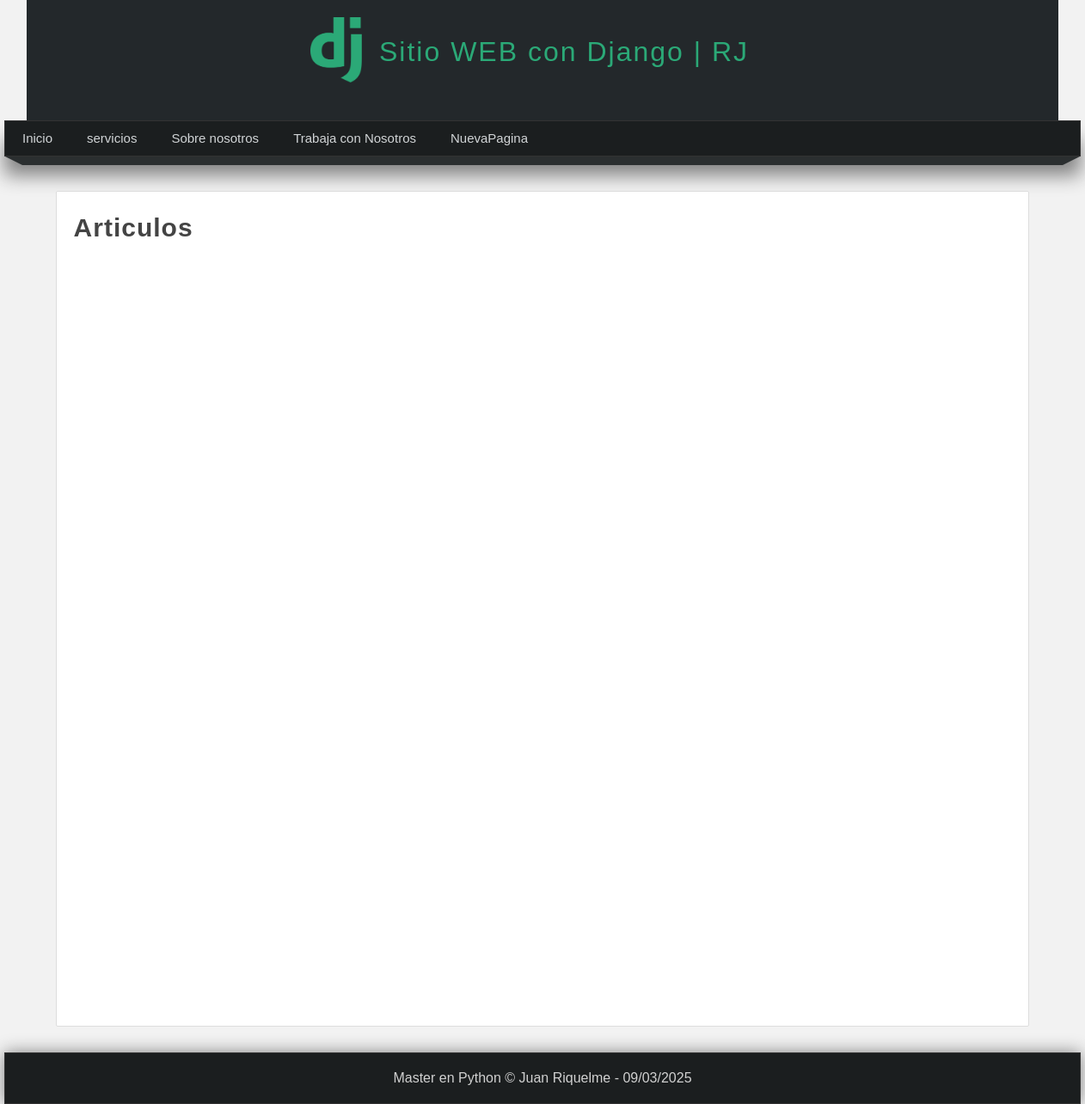
Before: /articulos/ with the older database file.
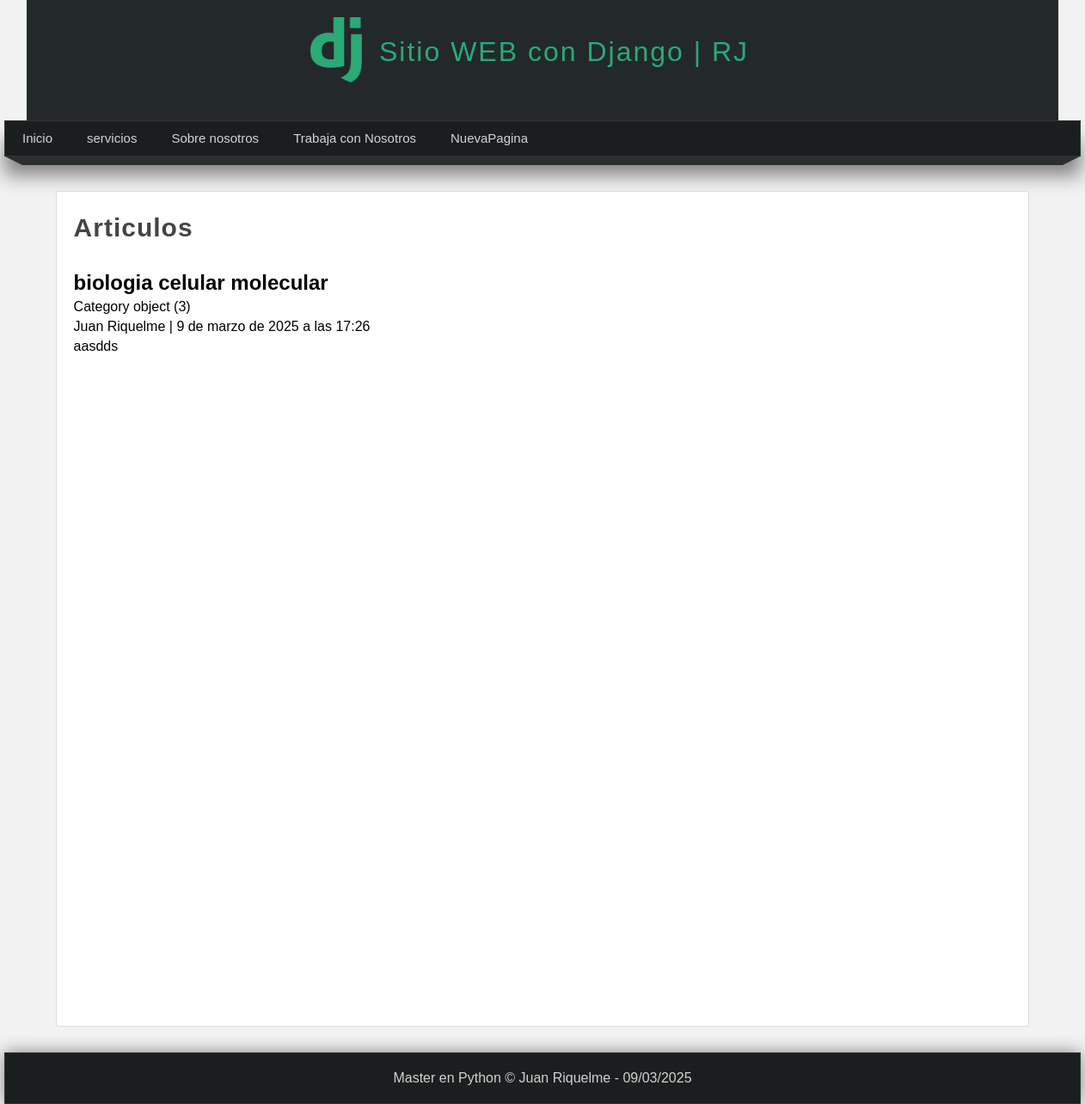
After: the same page with the newer database file.
### pages/models.py (models this page shows, shortened)
class Page(models.Model):
    title = models.CharField(max_length=50,verbose_name='Titulo')
    content = RichTextField(verbose_name="Contenido")
    slug = models.CharField(unique=True,max_length=50,verbose_name='URL')
    order = models.IntegerField(default=0,verbose_name="Orden")
    visible = models.BooleanField(verbose_name="¿Visible?")
    created_at = models.DateTimeField(auto_now_add=True,verbose_name="Creado el")
    updated_at = models.DateTimeField(auto_now_add=True,verbose_name="Actualizado el")
    class Meta:
        verbose_name= 'Pagina'
        verbose_name_plural = 'Paginas'

### blog/models.py (models this page shows, shortened)
class Article(models.Model):
    tittle = models.CharField(max_length=150,verbose_name='Titulo')
    content = RichTextField(verbose_name='Contenido')
    image = models.ImageField(default='null',verbose_name='Imagen',upload_to='articles')
    public = models.BooleanField(verbose_name='Publicado?')
    user = models.ForeignKey(User,verbose_name='Usuario',on_delete=models.CASCADE,editable=False)
    categories = models.ManyToManyField(Category,verbose_name='categorias',blank=True)
    created_at = models.DateTimeField(auto_now_add=True,verbose_name='Creado el')
    update_at = models.DateTimeField(auto_now=True,verbose_name='Editado el')
    class Meta:
        verbose_name= 'Articulo'
        verbose_name_plural = 'Articulos'
        ordering = ["-created_at"]

class Category(models.Model):
    name=models.CharField(max_length=100,verbose_name='Nombre')
    description= models.CharField(max_length=255,verbose_name='Descripcion')
    created_at = models.DateTimeField(auto_now=True,verbose_name='Creado el')
    class Meta:
        verbose_name= 'Categoria'
        verbose_name_plural = 'Categorias'

### blog/views.py (the view)
# urls.py: path('articulos/',views.list,name='list_articles'),
def list (request):
    articles = Article.objects.all()
    return render(request,'articles/list.html',{
        'tittle':'Articulos',
        'articles': articles
    })

### pages/context_procesor.py (called while the page is built)
def get_pages(request):
    pages= Page.objects.filter(visible=True).order_by('order').values_list('id','title','slug')
    return {
        'pages': pages
        }

### blog/templates/articles/list.html (shortened to what this page needs)
{% extends 'layouts/layout.html' %}
{% block content %}
    <h1 class="title">{{tittle}}</h1>
    {% for article in articles %}
        <article class="article-item">
            {% if article.image and article.image.url %}
                <div class='image'>
                </div>
            {%endif%}
            <div class="data">
                <h2>{{article.tittle}}</h2>
                <p>
                    {% for category in article.categories.all %}
                        {{category}}
                    {% endfor %}
                </p>
                <span class="date">
                    {{article.user.first_name}} {{article.user.last_name}}
                    |
                    {{article.created_at}}
                </span>
                <p>
                    {{article.content|safe}}
                </p>
            </div>
        </article>
        {% endfor %}
{% endblock %}

### mainApp/templates/layouts/layout.html (shortened to what this page needs)
<!DOCTYPE html>
<html lang="es">
<head>
    {% load static %}
    <link rel="stylesheet" type="text/css" href="{% static 'css/style.css' %}">
</head>
<body>
    <header>
        <div id="logotipo">
        <img src="{% static 'images/logo.png' %}"/>
        <h1>Sitio WEB con Django | RJ</h1>
        </div>
    </header>
    <nav>
        <ul>
            <li> <a href="{% url 'index'%}"> Inicio </a></li>
            {%for page in pages %}
                <li> <a href="{% url 'page' page.2%}">{{ page.1}}</a></li>
            {%endfor%}
        </ul>
    </nav>
    <div class="barra">
        <span class="esquina-izquierda"></span>
        <span class="relleno-barra"></span>
        <span class="esquina-derecha"></span>
    </div>
    <div id="content">
        <div class="box">
            {% block content%}{% endblock%}
        </div>
    </div>
    <footer>
        Master en Python &copy; Juan Riquelme - {% now "d/m/Y"%}
    </footer>
</body>
</html>

Changed rows visible on the page:
added Article: tittle "biologia celular molecular", user.first_name "Juan", user.last_name "Riquelme", created_at "9 de marzo de 2025 a las 17:26", content "aasdds"
now on this page (row edited): Category: id "Category object (3)"
